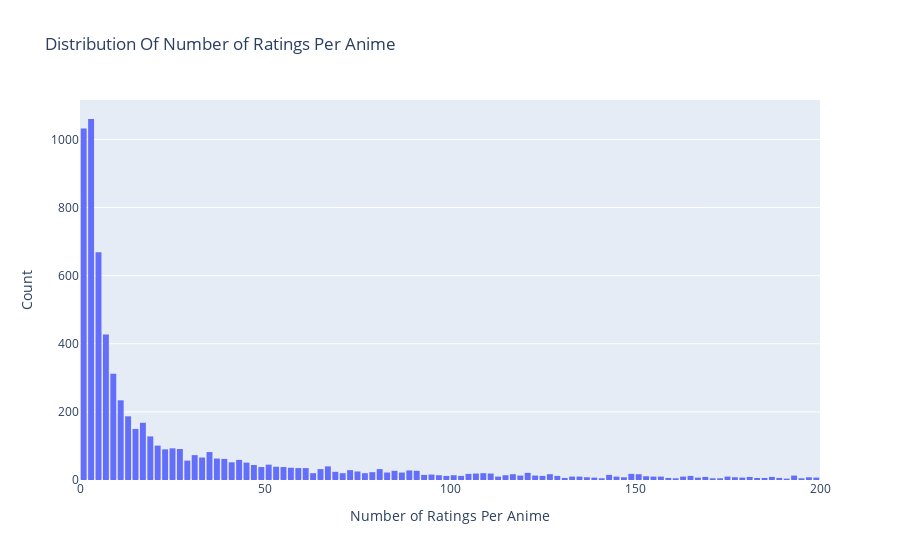

This figure's notebook cell:
### Code cell
# Number of ratings per book
book_data = ratings_data.groupby('Anime_ID')['Feedback'].count().clip(upper=200)

# Create trace
trace = go.Histogram(x = book_data.values,
                     name = 'Ratings',
                     xbins = dict(start = 0,
                                  end = 200,
                                  size = 2))
# Create layout
layout = go.Layout(title = 'Distribution Of Number of Ratings Per Anime',
                   xaxis = dict(title = 'Number of Ratings Per Anime'),
                   yaxis = dict(title = 'Count'),
                   bargap = 0.2)

# Create plot
fig = go.Figure(data=[trace], layout=layout)
iplot(fig)

### Figure 1 — Plotly figure (JSON) as saved in the notebook; plotly's stock layout.template omitted (floating-point values rounded to 4 significant figures; data arrays with more than 128 entries replaced by an {"elided": "..."} marker saying what was removed)
{"data": [{"name": "Ratings", "type": "histogram", "x": {"elided": "7157 int values"}, "xbins": {"end": 200, "size": 2, "start": 0}}], "layout": {"bargap": 0.2, "title": {"text": "Distribution Of Number of Ratings Per Anime"}, "xaxis": {"title": {"text": "Number of Ratings Per Anime"}}, "yaxis": {"title": {"text": "Count"}}}}
